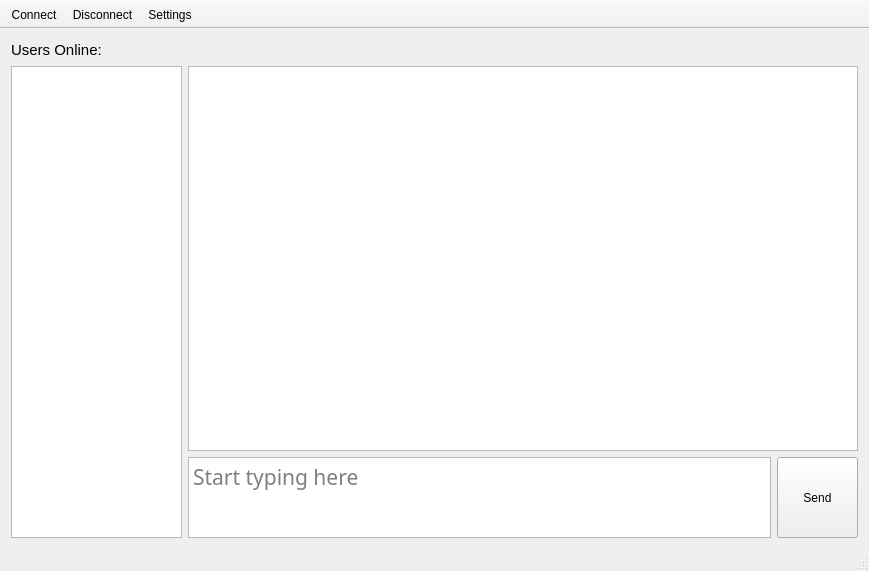
<?xml version="1.0" encoding="UTF-8"?>
<ui version="4.0">
 <class>MainWindow</class>
 <widget class="QMainWindow" name="MainWindow">
  <property name="geometry">
   <rect>
    <x>0</x>
    <y>0</y>
    <width>869</width>
    <height>571</height>
   </rect>
  </property>
  <property name="windowTitle">
   <string>MainWindow</string>
  </property>
  <widget class="QWidget" name="centralWidget">
   <layout class="QGridLayout" name="gridLayout">
    <item row="2" column="1">
     <widget class="QTextEdit" name="sendMessageContent">
      <property name="minimumSize">
       <size>
        <width>0</width>
        <height>81</height>
       </size>
      </property>
      <property name="maximumSize">
       <size>
        <width>16777215</width>
        <height>81</height>
       </size>
      </property>
      <property name="font">
       <font>
        <family>Droid Sans</family>
        <pointsize>16</pointsize>
        <weight>50</weight>
        <bold>false</bold>
       </font>
      </property>
      <property name="cursor" stdset="0">
       <cursorShape>IBeamCursor</cursorShape>
      </property>
      <property name="horizontalScrollBarPolicy">
       <enum>Qt::ScrollBarAlwaysOff</enum>
      </property>
      <property name="html">
       <string>&lt;!DOCTYPE HTML PUBLIC &quot;-//W3C//DTD HTML 4.0//EN&quot; &quot;http://www.w3.org/TR/REC-html40/strict.dtd&quot;&gt;
&lt;html&gt;&lt;head&gt;&lt;meta name=&quot;qrichtext&quot; content=&quot;1&quot; /&gt;&lt;style type=&quot;text/css&quot;&gt;
p, li { white-space: pre-wrap; }
&lt;/style&gt;&lt;/head&gt;&lt;body style=&quot; font-family:'Droid Sans'; font-size:16pt; font-weight:400; font-style:normal;&quot;&gt;
&lt;p style=&quot;-qt-paragraph-type:empty; margin-top:0px; margin-bottom:0px; margin-left:0px; margin-right:0px; -qt-block-indent:0; text-indent:0px; font-family:'Roboto'; font-size:18pt;&quot;&gt;&lt;br /&gt;&lt;/p&gt;&lt;/body&gt;&lt;/html&gt;</string>
      </property>
      <property name="cursorWidth">
       <number>3</number>
      </property>
      <property name="placeholderText">
       <string>Start typing here</string>
      </property>
     </widget>
    </item>
    <item row="2" column="2">
     <widget class="QPushButton" name="sendDataButton">
      <property name="minimumSize">
       <size>
        <width>81</width>
        <height>81</height>
       </size>
      </property>
      <property name="maximumSize">
       <size>
        <width>81</width>
        <height>81</height>
       </size>
      </property>
      <property name="layoutDirection">
       <enum>Qt::LeftToRight</enum>
      </property>
      <property name="autoFillBackground">
       <bool>false</bool>
      </property>
      <property name="text">
       <string>Send</string>
      </property>
     </widget>
    </item>
    <item row="0" column="0">
     <widget class="QLabel" name="label">
      <property name="minimumSize">
       <size>
        <width>131</width>
        <height>20</height>
       </size>
      </property>
      <property name="maximumSize">
       <size>
        <width>131</width>
        <height>20</height>
       </size>
      </property>
      <property name="font">
       <font>
        <pointsize>11</pointsize>
       </font>
      </property>
      <property name="text">
       <string>Users Online:</string>
      </property>
     </widget>
    </item>
    <item row="1" column="0" rowspan="2">
     <widget class="QListWidget" name="listWidget">
      <property name="minimumSize">
       <size>
        <width>0</width>
        <height>0</height>
       </size>
      </property>
      <property name="maximumSize">
       <size>
        <width>171</width>
        <height>16777215</height>
       </size>
      </property>
      <property name="selectionMode">
       <enum>QAbstractItemView::NoSelection</enum>
      </property>
     </widget>
    </item>
    <item row="1" column="1" colspan="2">
     <widget class="QTextBrowser" name="textWindow">
      <property name="minimumSize">
       <size>
        <width>316</width>
        <height>181</height>
       </size>
      </property>
      <property name="font">
       <font>
        <family>Droid Sans</family>
        <pointsize>16</pointsize>
       </font>
      </property>
     </widget>
    </item>
   </layout>
  </widget>
  <widget class="QToolBar" name="mainToolBar">
   <property name="movable">
    <bool>false</bool>
   </property>
   <attribute name="toolBarArea">
    <enum>TopToolBarArea</enum>
   </attribute>
   <attribute name="toolBarBreak">
    <bool>false</bool>
   </attribute>
   <addaction name="actionConnect"/>
   <addaction name="actionDisconnect"/>
   <addaction name="actionSettings"/>
  </widget>
  <widget class="QStatusBar" name="statusBar"/>
  <action name="actionConnect">
   <property name="checkable">
    <bool>true</bool>
   </property>
   <property name="text">
    <string>Connect</string>
   </property>
  </action>
  <action name="actionDisconnect">
   <property name="text">
    <string>Disconnect</string>
   </property>
  </action>
  <action name="actionSettings">
   <property name="text">
    <string>Settings</string>
   </property>
  </action>
 </widget>
 <layoutdefault spacing="6" margin="11"/>
 <resources/>
 <connections/>
</ui>
